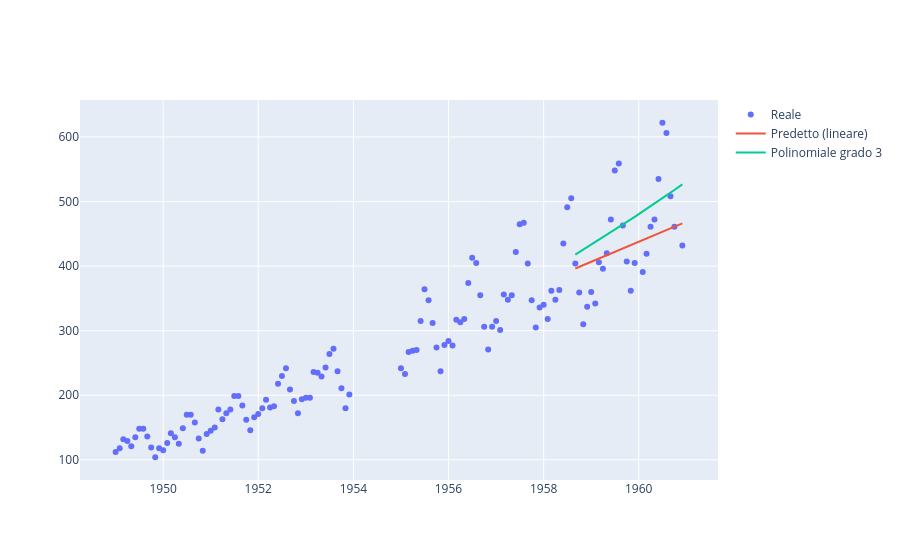

Here is the notebook cell this chart was saved with:
### Markdown cell above
### Es 1
Hai a disposizione un file `data.csv` contenente dati mensili di traffico aereo con due colonne:

- `date`: data in formato `YYYY-MM` (mese/anno)
- `passengers`: numero di passeggeri per quel mese


Costruisci un modello di **regressione polinomiale** che approssima l’andamento del numero di passeggeri nel tempo.

1. Carica il dataset.
2. Convertilo in un formato numerico utilizzando una colonna `mese_numerico` che conti i mesi a partire da gennaio 1949.
3. Applica una regressione polinomiale (grado a tua scelta).
4. Calcola l’RMSE tra i valori reali e quelli predetti.
5. Visualizza i dati reali e la curva stimata con Plotly.

### Code cell
import pandas as pd
import numpy as np
from sklearn.linear_model import LinearRegression
from sklearn.preprocessing import PolynomialFeatures
from sklearn.pipeline import make_pipeline
import plotly.graph_objects as go
from sklearn.metrics import root_mean_squared_error
from sklearn.model_selection import train_test_split
import matplotlib.pyplot as plt

df=pd.read_csv('data.csv')
df['date'] = pd.to_datetime(df['date'])
start_date = pd.to_datetime("1949-01")
start_date
df["mese_numerico"] = (
    (df["date"].dt.year - start_date.year) * 12 +
    (df["date"].dt.month - start_date.month)
)

df=df.dropna(subset=['passengers']) # 1 passengers è NA


X=df[['mese_numerico']]
y=df['passengers']

X_train,X_test,y_train,y_test = train_test_split(X,y,test_size=0.2,shuffle=False)
plt.plot(X_train,y_train)
plt.plot(X_test,y_test)

model_linear = LinearRegression()
    
#regressione lineare
model_linear.fit(X_train,y_train)
y_pred_linear = model_linear.predict(X_test)
plt.plot(X_test,y_pred_linear)

#calcolo del rmse
rmse = root_mean_squared_error(y_test, y_pred_linear)
print("RMSE lineare:", rmse)


#polinomiale
grado=2
poly = PolynomialFeatures(degree=grado)
X_train_poly = poly.fit_transform(X_train)
X_test_poly = poly.transform(X_test)
model_linear.fit(X_train_poly, y_train)
y_pred_poly = model_linear.predict(X_test_poly)

#rmse
rmse_poly = root_mean_squared_error(y_test, y_pred_poly)
print("RMSE polinomiale:", rmse_poly)


#proviamo plotly
df_test = df.iloc[len(X_train):].copy()
df_test['pred'] = y_pred_linear
df_test['pred_poly']=y_pred_poly

fig = go.Figure()

fig.add_trace(go.Scatter(
    x=df['date'],
    y=df['passengers'],
    mode='markers',
    name='Reale'
))

fig.add_trace(go.Scatter(
    x=df_test['date'],
    y=df_test['pred'],
    mode='lines',
    name='Predetto (lineare)'
))

fig.add_trace(go.Scatter(
    x=df_test['date'],
    y=df_test['pred_poly'],
    mode='lines',
    name='Polinomiale grado 3'
))

fig.show()

### Figure 1 — Plotly figure (JSON) as saved in the notebook; plotly's stock layout.template omitted (floating-point values rounded to 4 significant figures; data arrays with more than 128 entries replaced by an {"elided": "..."} marker saying what was removed)
{"data": [{"mode": "markers", "name": "Reale", "type": "scatter", "x": {"elided": "130 str values"}, "y": {"elided": "130 float values"}}, {"mode": "lines", "name": "Predetto (lineare)", "type": "scatter", "x": ["1958-09-01T00:00:00.000000", "1958-10-01T00:00:00.000000", "1958-11-01T00:00:00.000000", "1958-12-01T00:00:00.000000", "1959-01-01T00:00:00.000000", "1959-02-01T00:00:00.000000", "1959-03-01T00:00:00.000000", "1959-04-01T00:00:00.000000", "1959-05-01T00:00:00.000000", "1959-06-01T00:00:00.000000", "1959-07-01T00:00:00.000000", "1959-08-01T00:00:00.000000", "1959-09-01T00:00:00.000000", "1959-10-01T00:00:00.000000", "1959-11-01T00:00:00.000000", "1959-12-01T00:00:00.000000", "1960-02-01T00:00:00.000000", "1960-03-01T00:00:00.000000", "1960-04-01T00:00:00.000000", "1960-05-01T00:00:00.000000", "1960-06-01T00:00:00.000000", "1960-07-01T00:00:00.000000", "1960-08-01T00:00:00.000000", "1960-09-01T00:00:00.000000", "1960-10-01T00:00:00.000000", "1960-12-01T00:00:00.000000"], "y": [396.3, 398.9, 401.5, 404.0, 406.6, 409.2, 411.8, 414.4, 417.0, 419.6, 422.1, 424.7, 427.3, 429.9, 432.5, 435.1, 440.2, 442.8, 445.4, 448.0, 450.6, 453.2, 455.8, 458.4, 460.9, 466.1]}, {"mode": "lines", "name": "Polinomiale grado 3", "type": "scatter", "x": ["1958-09-01T00:00:00.000000", "1958-10-01T00:00:00.000000", "1958-11-01T00:00:00.000000", "1958-12-01T00:00:00.000000", "1959-01-01T00:00:00.000000", "1959-02-01T00:00:00.000000", "1959-03-01T00:00:00.000000", "1959-04-01T00:00:00.000000", "1959-05-01T00:00:00.000000", "1959-06-01T00:00:00.000000", "1959-07-01T00:00:00.000000", "1959-08-01T00:00:00.000000", "1959-09-01T00:00:00.000000", "1959-10-01T00:00:00.000000", "1959-11-01T00:00:00.000000", "1959-12-01T00:00:00.000000", "1960-02-01T00:00:00.000000", "1960-03-01T00:00:00.000000", "1960-04-01T00:00:00.000000", "1960-05-01T00:00:00.000000", "1960-06-01T00:00:00.000000", "1960-07-01T00:00:00.000000", "1960-08-01T00:00:00.000000", "1960-09-01T00:00:00.000000", "1960-10-01T00:00:00.000000", "1960-12-01T00:00:00.000000"], "y": [417.7, 421.5, 425.3, 429.1, 432.9, 436.8, 440.6, 444.5, 448.4, 452.4, 456.3, 460.3, 464.3, 468.3, 472.3, 476.3, 484.5, 488.6, 492.7, 496.9, 501.1, 505.2, 509.5, 513.7, 517.9, 526.5]}], "layout": {}}
